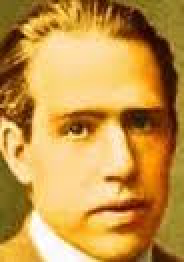
#> input picture bohr0.jpeg, 92 x 131 px (shown 2 times larger); its folder holds only this picture in this run
$ python face_recog.py
#> lines starting #> are read from the running program, lines starting #| are printed output that depends on the picture
#> further down, im is the input picture: shape (131, 92, 3); mean R, G, B 196.7, 149.2, 71.7
### pattern_recog_func.py
"""
File contains a library of python functions.
interpol_im - interpolates an image and flattens it, returning the flattened image.
pca_X - projects a dataset, X, onto pca space and returns md_pca and X_proj.
rescale_pixel - rescales the unseen image according to the X dataset and returns the scaled unseen image.
svm_train - trains the dataset X, making a classifier, and returns the classifier.
pca_svm_pred - takes an image file, reads it, interpolates it, projects the interpolated image onto pca space, then returns a prediction for the image.
"""

from scipy.interpolate import interp2d
from skimage import transform, data, io
from sklearn.decomposition import PCA
from sklearn.svm import SVC
from sklearn.datasets import load_digits
from sklearn import preprocessing
from sklearn import svm
import matplotlib.pyplot as plt
import matplotlib.image as mpimg
import numpy as np
from pdb import set_trace


def interpol_im(im, dim1=8, dim2=8, plot_new_im=False, cmap='binary', axis_off=False):
#> called with dim1 = 45, dim2 = 60, plot_new_im = False, cmap = 'binary', axis_off = True
    im = im[:,:,0]
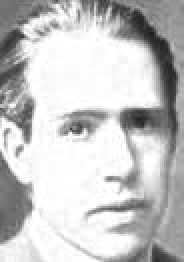
#> im: shape (131, 92) (shown 2 times larger); min 30, max 255, mean 196.7
    x = np.arange(im.shape[1])
#> x = 92 values from 0 to 91
    y = np.arange(im.shape[0])
#> y = 131 values from 0 to 130

#> (the run stopped early here; a loop or call above may not have finished)
